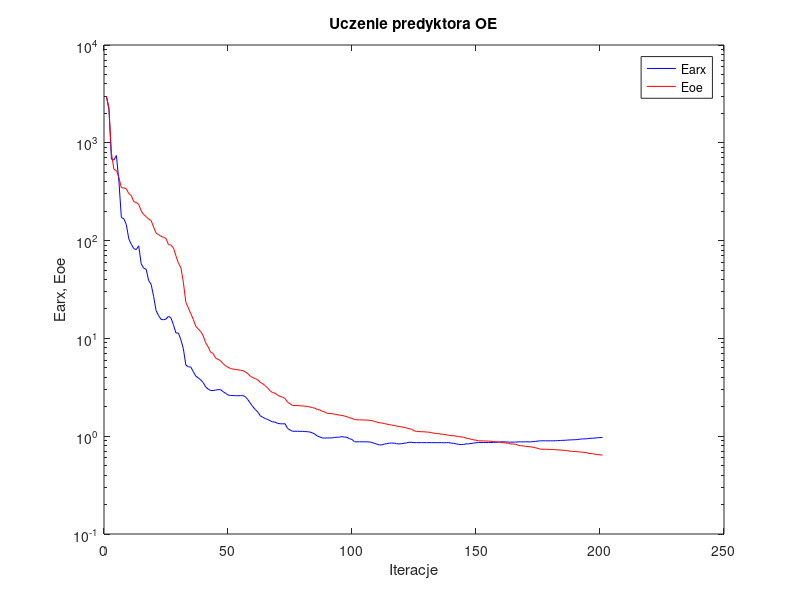
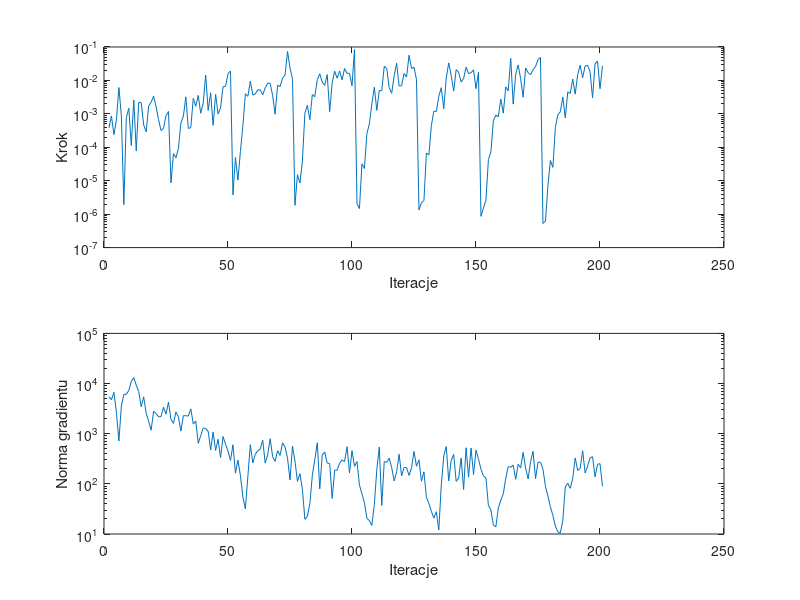

These charts were generated, in order, by the following MATLAB code:
%uczenie predyktora oe
clear all;
n=0; farx(n+1)=2.970311e+003; foe(n+1)=2.993318e+003; wspucz(n+1)=0.000000e+000; ng(n+1)=0.000000e+000;
%odnowa zmiennej metryki
n=1; farx(n+1)=2.183768e+003; foe(n+1)=2.262350e+003; krok(n+1)=3.831728e-004; ng(n+1)=5.475005e+003;
n=2; farx(n+1)=6.811412e+002; foe(n+1)=7.831825e+002; krok(n+1)=8.650734e-004; ng(n+1)=4.752859e+003;
n=3; farx(n+1)=6.682637e+002; foe(n+1)=5.334558e+002; krok(n+1)=2.394535e-004; ng(n+1)=6.681016e+003;
n=4; farx(n+1)=7.414702e+002; foe(n+1)=5.202429e+002; krok(n+1)=6.518159e-004; ng(n+1)=2.672194e+003;
n=5; farx(n+1)=4.078131e+002; foe(n+1)=4.434803e+002; krok(n+1)=6.130766e-003; ng(n+1)=7.178924e+002;
n=6; farx(n+1)=1.721301e+002; foe(n+1)=3.465981e+002; krok(n+1)=8.790130e-004; ng(n+1)=3.575200e+003;
n=7; farx(n+1)=1.676047e+002; foe(n+1)=3.457724e+002; krok(n+1)=1.924645e-006; ng(n+1)=6.097008e+003;
n=8; farx(n+1)=1.456484e+002; foe(n+1)=3.391580e+002; krok(n+1)=7.663457e-004; ng(n+1)=6.109913e+003;
n=9; farx(n+1)=1.042036e+002; foe(n+1)=3.022714e+002; krok(n+1)=1.486486e-003; ng(n+1)=7.283464e+003;
n=10; farx(n+1)=9.166449e+001; foe(n+1)=2.886105e+002; krok(n+1)=1.133097e-004; ng(n+1)=1.103567e+004;
n=11; farx(n+1)=8.282482e+001; foe(n+1)=2.494084e+002; krok(n+1)=2.607264e-003; ng(n+1)=1.318343e+004;
n=12; farx(n+1)=8.089905e+001; foe(n+1)=2.458583e+002; krok(n+1)=7.813213e-005; ng(n+1)=9.291692e+003;
n=13; farx(n+1)=8.837182e+001; foe(n+1)=2.339611e+002; krok(n+1)=2.218843e-003; ng(n+1)=6.922435e+003;
n=14; farx(n+1)=5.781521e+001; foe(n+1)=2.013045e+002; krok(n+1)=2.129131e-003; ng(n+1)=3.457696e+003;
n=15; farx(n+1)=5.219818e+001; foe(n+1)=1.845494e+002; krok(n+1)=4.634049e-004; ng(n+1)=5.419820e+003;
n=16; farx(n+1)=5.099208e+001; foe(n+1)=1.756898e+002; krok(n+1)=2.895734e-004; ng(n+1)=2.565900e+003;
n=17; farx(n+1)=3.908283e+001; foe(n+1)=1.659827e+002; krok(n+1)=1.726346e-003; ng(n+1)=1.772255e+003;
n=18; farx(n+1)=3.575874e+001; foe(n+1)=1.606544e+002; krok(n+1)=2.213894e-003; ng(n+1)=1.174449e+003;
n=19; farx(n+1)=2.692212e+001; foe(n+1)=1.374243e+002; krok(n+1)=3.390416e-003; ng(n+1)=2.795065e+003;
n=20; farx(n+1)=1.925565e+001; foe(n+1)=1.193926e+002; krok(n+1)=1.626565e-003; ng(n+1)=2.524839e+003;
n=21; farx(n+1)=1.711936e+001; foe(n+1)=1.149203e+002; krok(n+1)=6.727176e-004; ng(n+1)=2.160965e+003;
n=22; farx(n+1)=1.565301e+001; foe(n+1)=1.108092e+002; krok(n+1)=3.164277e-004; ng(n+1)=2.196330e+003;
n=23; farx(n+1)=1.550865e+001; foe(n+1)=1.081375e+002; krok(n+1)=3.729504e-004; ng(n+1)=3.372368e+003;
n=24; farx(n+1)=1.576714e+001; foe(n+1)=1.051174e+002; krok(n+1)=8.786586e-004; ng(n+1)=2.470155e+003;
n=25; farx(n+1)=1.683187e+001; foe(n+1)=9.105083e+001; krok(n+1)=1.177085e-003; ng(n+1)=4.254770e+003;
%odnowa zmiennej metryki
n=26; farx(n+1)=1.614543e+001; foe(n+1)=8.989048e+001; krok(n+1)=8.610243e-006; ng(n+1)=1.937507e+003;
n=27; farx(n+1)=1.378156e+001; foe(n+1)=8.423999e+001; krok(n+1)=6.485137e-005; ng(n+1)=1.601320e+003;
n=28; farx(n+1)=1.136923e+001; foe(n+1)=6.993444e+001; krok(n+1)=4.878346e-005; ng(n+1)=2.723290e+003;
n=29; farx(n+1)=1.132759e+001; foe(n+1)=5.875185e+001; krok(n+1)=9.108681e-005; ng(n+1)=2.162159e+003;
n=30; farx(n+1)=9.697388e+000; foe(n+1)=5.288453e+001; krok(n+1)=5.322828e-004; ng(n+1)=1.125983e+003;
n=31; farx(n+1)=7.829735e+000; foe(n+1)=3.750730e+001; krok(n+1)=8.449709e-004; ng(n+1)=2.285061e+003;
n=32; farx(n+1)=5.343415e+000; foe(n+1)=2.334803e+001; krok(n+1)=3.225080e-003; ng(n+1)=2.284773e+003;
n=33; farx(n+1)=5.122406e+000; foe(n+1)=2.053676e+001; krok(n+1)=3.643336e-004; ng(n+1)=2.245908e+003;
n=34; farx(n+1)=5.099675e+000; foe(n+1)=1.790029e+001; krok(n+1)=3.909299e-004; ng(n+1)=3.131992e+003;
n=35; farx(n+1)=4.573317e+000; foe(n+1)=1.568708e+001; krok(n+1)=2.909519e-003; ng(n+1)=1.560209e+003;
n=36; farx(n+1)=4.116557e+000; foe(n+1)=1.329295e+001; krok(n+1)=1.682049e-003; ng(n+1)=1.787447e+003;
n=37; farx(n+1)=3.946048e+000; foe(n+1)=1.245903e+001; krok(n+1)=3.559503e-003; ng(n+1)=6.416482e+002;
n=38; farx(n+1)=3.773263e+000; foe(n+1)=1.176722e+001; krok(n+1)=1.043353e-003; ng(n+1)=9.133417e+002;
n=39; farx(n+1)=3.529606e+000; foe(n+1)=1.061388e+001; krok(n+1)=2.106662e-003; ng(n+1)=1.305652e+003;
n=40; farx(n+1)=3.190887e+000; foe(n+1)=9.009854e+000; krok(n+1)=1.450364e-002; ng(n+1)=1.262999e+003;
n=41; farx(n+1)=3.029132e+000; foe(n+1)=8.192260e+000; krok(n+1)=1.265711e-003; ng(n+1)=1.123770e+003;
n=42; farx(n+1)=2.933592e+000; foe(n+1)=7.213965e+000; krok(n+1)=4.264608e-003; ng(n+1)=4.725516e+002;
n=43; farx(n+1)=2.931237e+000; foe(n+1)=7.032073e+000; krok(n+1)=4.532388e-004; ng(n+1)=1.079822e+003;
n=44; farx(n+1)=2.963175e+000; foe(n+1)=6.268326e+000; krok(n+1)=3.840117e-003; ng(n+1)=4.639881e+002;
n=45; farx(n+1)=2.991059e+000; foe(n+1)=6.114766e+000; krok(n+1)=9.855289e-004; ng(n+1)=7.745388e+002;
n=46; farx(n+1)=2.993777e+000; foe(n+1)=5.910697e+000; krok(n+1)=1.508794e-003; ng(n+1)=3.347107e+002;
n=47; farx(n+1)=2.857672e+000; foe(n+1)=5.546694e+000; krok(n+1)=6.506258e-003; ng(n+1)=8.792549e+002;
n=48; farx(n+1)=2.750406e+000; foe(n+1)=5.240561e+000; krok(n+1)=6.543079e-003; ng(n+1)=6.182498e+002;
n=49; farx(n+1)=2.639444e+000; foe(n+1)=5.078595e+000; krok(n+1)=1.586441e-002; ng(n+1)=4.510644e+002;
n=50; farx(n+1)=2.609183e+000; foe(n+1)=4.909794e+000; krok(n+1)=1.904592e-002; ng(n+1)=2.935690e+002;
%odnowa zmiennej metryki
n=51; farx(n+1)=2.602480e+000; foe(n+1)=4.860594e+000; krok(n+1)=3.766182e-006; ng(n+1)=6.021399e+002;
n=52; farx(n+1)=2.597922e+000; foe(n+1)=4.813872e+000; krok(n+1)=4.963293e-005; ng(n+1)=1.633868e+002;
n=53; farx(n+1)=2.588010e+000; foe(n+1)=4.780473e+000; krok(n+1)=1.039083e-005; ng(n+1)=2.982796e+002;
n=54; farx(n+1)=2.601632e+000; foe(n+1)=4.720692e+000; krok(n+1)=7.473619e-005; ng(n+1)=1.477496e+002;
n=55; farx(n+1)=2.599835e+000; foe(n+1)=4.673756e+000; krok(n+1)=4.379918e-004; ng(n+1)=5.488400e+001;
n=56; farx(n+1)=2.538579e+000; foe(n+1)=4.555672e+000; krok(n+1)=3.996730e-003; ng(n+1)=3.163903e+001;
n=57; farx(n+1)=2.366170e+000; foe(n+1)=4.364878e+000; krok(n+1)=3.334367e-003; ng(n+1)=1.391102e+002;
n=58; farx(n+1)=2.173453e+000; foe(n+1)=4.107054e+000; krok(n+1)=9.542392e-003; ng(n+1)=6.029337e+002;
n=59; farx(n+1)=2.005269e+000; foe(n+1)=3.978290e+000; krok(n+1)=3.625910e-003; ng(n+1)=2.615157e+002;
n=60; farx(n+1)=1.873859e+000; foe(n+1)=3.885097e+000; krok(n+1)=3.941672e-003; ng(n+1)=3.899996e+002;
n=61; farx(n+1)=1.768125e+000; foe(n+1)=3.771688e+000; krok(n+1)=5.200687e-003; ng(n+1)=4.570494e+002;
n=62; farx(n+1)=1.620197e+000; foe(n+1)=3.549975e+000; krok(n+1)=5.241643e-003; ng(n+1)=4.976754e+002;
n=63; farx(n+1)=1.562520e+000; foe(n+1)=3.443595e+000; krok(n+1)=3.715831e-003; ng(n+1)=7.396360e+002;
n=64; farx(n+1)=1.515276e+000; foe(n+1)=3.288861e+000; krok(n+1)=6.035177e-003; ng(n+1)=2.584396e+002;
n=65; farx(n+1)=1.482400e+000; foe(n+1)=3.108231e+000; krok(n+1)=8.300976e-003; ng(n+1)=3.823151e+002;
n=66; farx(n+1)=1.438771e+000; foe(n+1)=2.920548e+000; krok(n+1)=8.161186e-003; ng(n+1)=7.929427e+002;
n=67; farx(n+1)=1.400176e+000; foe(n+1)=2.781345e+000; krok(n+1)=3.544455e-003; ng(n+1)=3.476302e+002;
n=68; farx(n+1)=1.393330e+000; foe(n+1)=2.763633e+000; krok(n+1)=9.726052e-004; ng(n+1)=2.811302e+002;
n=69; farx(n+1)=1.352456e+000; foe(n+1)=2.626799e+000; krok(n+1)=7.191676e-003; ng(n+1)=4.577552e+002;
n=70; farx(n+1)=1.340086e+000; foe(n+1)=2.553311e+000; krok(n+1)=6.544675e-003; ng(n+1)=3.691631e+002;
n=71; farx(n+1)=1.337622e+000; foe(n+1)=2.507653e+000; krok(n+1)=1.183052e-002; ng(n+1)=6.593754e+002;
n=72; farx(n+1)=1.341260e+000; foe(n+1)=2.431488e+000; krok(n+1)=1.432736e-002; ng(n+1)=5.441243e+002;
n=73; farx(n+1)=1.202423e+000; foe(n+1)=2.231528e+000; krok(n+1)=7.317146e-002; ng(n+1)=3.257232e+002;
n=74; farx(n+1)=1.158597e+000; foe(n+1)=2.142849e+000; krok(n+1)=2.386882e-002; ng(n+1)=1.196894e+002;
n=75; farx(n+1)=1.123405e+000; foe(n+1)=2.068515e+000; krok(n+1)=1.121678e-002; ng(n+1)=5.671438e+002;
%odnowa zmiennej metryki
n=76; farx(n+1)=1.123407e+000; foe(n+1)=2.063716e+000; krok(n+1)=1.843876e-006; ng(n+1)=2.847560e+002;
n=77; farx(n+1)=1.122608e+000; foe(n+1)=2.057121e+000; krok(n+1)=1.511881e-005; ng(n+1)=1.118943e+002;
n=78; farx(n+1)=1.120698e+000; foe(n+1)=2.047860e+000; krok(n+1)=8.546025e-006; ng(n+1)=1.599643e+002;
n=79; farx(n+1)=1.121173e+000; foe(n+1)=2.038226e+000; krok(n+1)=3.869949e-005; ng(n+1)=7.758006e+001;
n=80; farx(n+1)=1.114655e+000; foe(n+1)=2.026153e+000; krok(n+1)=1.047905e-003; ng(n+1)=1.964543e+001;
n=81; farx(n+1)=1.112446e+000; foe(n+1)=2.016200e+000; krok(n+1)=1.810600e-003; ng(n+1)=2.265083e+001;
n=82; farx(n+1)=1.103764e+000; foe(n+1)=1.989659e+000; krok(n+1)=6.694872e-004; ng(n+1)=4.014780e+001;
n=83; farx(n+1)=1.083020e+000; foe(n+1)=1.964015e+000; krok(n+1)=3.765398e-003; ng(n+1)=1.476314e+002;
n=84; farx(n+1)=1.048937e+000; foe(n+1)=1.933604e+000; krok(n+1)=3.259300e-003; ng(n+1)=3.036687e+002;
n=85; farx(n+1)=1.005186e+000; foe(n+1)=1.882700e+000; krok(n+1)=1.063635e-002; ng(n+1)=6.607980e+002;
n=86; farx(n+1)=9.816966e-001; foe(n+1)=1.855828e+000; krok(n+1)=1.575380e-002; ng(n+1)=7.946162e+001;
n=87; farx(n+1)=9.621308e-001; foe(n+1)=1.799318e+000; krok(n+1)=8.880083e-003; ng(n+1)=3.779859e+002;
n=88; farx(n+1)=9.547129e-001; foe(n+1)=1.770311e+000; krok(n+1)=7.088910e-003; ng(n+1)=4.312470e+002;
n=89; farx(n+1)=9.605443e-001; foe(n+1)=1.712763e+000; krok(n+1)=1.495979e-002; ng(n+1)=2.589012e+002;
n=90; farx(n+1)=9.597980e-001; foe(n+1)=1.705188e+000; krok(n+1)=1.169862e-003; ng(n+1)=2.549943e+002;
n=91; farx(n+1)=9.614186e-001; foe(n+1)=1.699233e+000; krok(n+1)=8.534063e-003; ng(n+1)=5.124442e+001;
n=92; farx(n+1)=9.709398e-001; foe(n+1)=1.679633e+000; krok(n+1)=1.889482e-002; ng(n+1)=1.870416e+002;
n=93; farx(n+1)=9.764788e-001; foe(n+1)=1.660557e+000; krok(n+1)=1.170476e-002; ng(n+1)=1.868877e+002;
n=94; farx(n+1)=9.787955e-001; foe(n+1)=1.643696e+000; krok(n+1)=1.922414e-002; ng(n+1)=2.584711e+002;
n=95; farx(n+1)=9.901481e-001; foe(n+1)=1.630896e+000; krok(n+1)=1.039581e-002; ng(n+1)=2.999938e+002;
n=96; farx(n+1)=9.789749e-001; foe(n+1)=1.606319e+000; krok(n+1)=2.272397e-002; ng(n+1)=2.770447e+002;
n=97; farx(n+1)=9.742191e-001; foe(n+1)=1.578879e+000; krok(n+1)=1.617035e-002; ng(n+1)=5.516750e+002;
n=98; farx(n+1)=9.418728e-001; foe(n+1)=1.540715e+000; krok(n+1)=1.642672e-002; ng(n+1)=1.652691e+002;
n=99; farx(n+1)=9.273419e-001; foe(n+1)=1.521160e+000; krok(n+1)=6.853004e-003; ng(n+1)=4.596456e+002;
n=100; farx(n+1)=8.766763e-001; foe(n+1)=1.478609e+000; krok(n+1)=8.366204e-002; ng(n+1)=2.233260e+002;
%odnowa zmiennej metryki
n=101; farx(n+1)=8.769683e-001; foe(n+1)=1.470768e+000; krok(n+1)=2.083311e-006; ng(n+1)=2.782571e+002;
n=102; farx(n+1)=8.769902e-001; foe(n+1)=1.470302e+000; krok(n+1)=1.468641e-006; ng(n+1)=9.482191e+001;
n=103; farx(n+1)=8.765316e-001; foe(n+1)=1.466471e+000; krok(n+1)=3.204809e-005; ng(n+1)=6.353678e+001;
n=104; farx(n+1)=8.767757e-001; foe(n+1)=1.464985e+000; krok(n+1)=2.322634e-005; ng(n+1)=4.213614e+001;
n=105; farx(n+1)=8.760365e-001; foe(n+1)=1.461867e+000; krok(n+1)=2.540269e-004; ng(n+1)=2.053825e+001;
n=106; farx(n+1)=8.740437e-001; foe(n+1)=1.454529e+000; krok(n+1)=5.018139e-004; ng(n+1)=1.844570e+001;
n=107; farx(n+1)=8.642810e-001; foe(n+1)=1.444201e+000; krok(n+1)=1.986798e-003; ng(n+1)=1.482097e+001;
n=108; farx(n+1)=8.444892e-001; foe(n+1)=1.417425e+000; krok(n+1)=6.223487e-003; ng(n+1)=3.855618e+001;
n=109; farx(n+1)=8.306153e-001; foe(n+1)=1.395332e+000; krok(n+1)=1.276921e-003; ng(n+1)=1.923679e+002;
n=110; farx(n+1)=8.145425e-001; foe(n+1)=1.371952e+000; krok(n+1)=5.000456e-003; ng(n+1)=5.410313e+002;
n=111; farx(n+1)=8.137117e-001; foe(n+1)=1.366321e+000; krok(n+1)=4.896932e-003; ng(n+1)=3.705646e+001;
n=112; farx(n+1)=8.309925e-001; foe(n+1)=1.346871e+000; krok(n+1)=2.667694e-002; ng(n+1)=2.782726e+002;
n=113; farx(n+1)=8.384300e-001; foe(n+1)=1.330219e+000; krok(n+1)=2.284436e-002; ng(n+1)=2.685108e+002;
n=114; farx(n+1)=8.495380e-001; foe(n+1)=1.312892e+000; krok(n+1)=6.051627e-003; ng(n+1)=3.245718e+002;
n=115; farx(n+1)=8.514729e-001; foe(n+1)=1.300620e+000; krok(n+1)=4.150488e-003; ng(n+1)=2.102970e+002;
n=116; farx(n+1)=8.503397e-001; foe(n+1)=1.287783e+000; krok(n+1)=1.375044e-002; ng(n+1)=1.141404e+002;
n=117; farx(n+1)=8.392262e-001; foe(n+1)=1.270006e+000; krok(n+1)=3.262119e-002; ng(n+1)=1.750393e+002;
n=118; farx(n+1)=8.331789e-001; foe(n+1)=1.258196e+000; krok(n+1)=6.819101e-003; ng(n+1)=3.895111e+002;
n=119; farx(n+1)=8.381249e-001; foe(n+1)=1.246366e+000; krok(n+1)=6.970444e-003; ng(n+1)=1.434653e+002;
n=120; farx(n+1)=8.470429e-001; foe(n+1)=1.227694e+000; krok(n+1)=1.619829e-002; ng(n+1)=2.128143e+002;
n=121; farx(n+1)=8.538863e-001; foe(n+1)=1.216092e+000; krok(n+1)=1.263902e-002; ng(n+1)=2.095331e+002;
n=122; farx(n+1)=8.687728e-001; foe(n+1)=1.192712e+000; krok(n+1)=5.671128e-002; ng(n+1)=1.472525e+002;
n=123; farx(n+1)=8.657493e-001; foe(n+1)=1.180057e+000; krok(n+1)=2.252562e-002; ng(n+1)=2.100770e+002;
n=124; farx(n+1)=8.583048e-001; foe(n+1)=1.136233e+000; krok(n+1)=2.477353e-002; ng(n+1)=4.414029e+002;
n=125; farx(n+1)=8.600218e-001; foe(n+1)=1.119342e+000; krok(n+1)=1.071180e-002; ng(n+1)=2.238078e+002;
%odnowa zmiennej metryki
n=126; farx(n+1)=8.596657e-001; foe(n+1)=1.113328e+000; krok(n+1)=1.336511e-006; ng(n+1)=2.997963e+002;
n=127; farx(n+1)=8.595984e-001; foe(n+1)=1.112336e+000; krok(n+1)=2.207467e-006; ng(n+1)=1.126261e+002;
n=128; farx(n+1)=8.594590e-001; foe(n+1)=1.109474e+000; krok(n+1)=2.541039e-006; ng(n+1)=1.736809e+002;
n=129; farx(n+1)=8.593165e-001; foe(n+1)=1.103231e+000; krok(n+1)=6.738910e-005; ng(n+1)=5.420697e+001;
n=130; farx(n+1)=8.593695e-001; foe(n+1)=1.100171e+000; krok(n+1)=5.883434e-005; ng(n+1)=4.078116e+001;
n=131; farx(n+1)=8.598482e-001; foe(n+1)=1.087681e+000; krok(n+1)=4.494798e-004; ng(n+1)=2.837303e+001;
n=132; farx(n+1)=8.597658e-001; foe(n+1)=1.072788e+000; krok(n+1)=1.197019e-003; ng(n+1)=2.072004e+001;
n=133; farx(n+1)=8.588797e-001; foe(n+1)=1.067419e+000; krok(n+1)=1.188263e-003; ng(n+1)=2.789189e+001;
n=134; farx(n+1)=8.591684e-001; foe(n+1)=1.059949e+000; krok(n+1)=3.334617e-003; ng(n+1)=1.205308e+001;
n=135; farx(n+1)=8.587898e-001; foe(n+1)=1.049627e+000; krok(n+1)=6.081190e-003; ng(n+1)=9.440651e+001;
n=136; farx(n+1)=8.574339e-001; foe(n+1)=1.044586e+000; krok(n+1)=1.420248e-003; ng(n+1)=3.627074e+002;
n=137; farx(n+1)=8.585548e-001; foe(n+1)=1.033998e+000; krok(n+1)=1.183052e-002; ng(n+1)=5.574248e+002;
n=138; farx(n+1)=8.605679e-001; foe(n+1)=1.022439e+000; krok(n+1)=3.346041e-002; ng(n+1)=1.146132e+002;
n=139; farx(n+1)=8.489471e-001; foe(n+1)=1.013379e+000; krok(n+1)=1.396192e-002; ng(n+1)=2.950472e+002;
n=140; farx(n+1)=8.468839e-001; foe(n+1)=1.010093e+000; krok(n+1)=4.800362e-003; ng(n+1)=3.865077e+002;
n=141; farx(n+1)=8.344074e-001; foe(n+1)=1.001655e+000; krok(n+1)=2.107682e-002; ng(n+1)=1.122060e+002;
n=142; farx(n+1)=8.252433e-001; foe(n+1)=9.902461e-001; krok(n+1)=1.750226e-002; ng(n+1)=1.298133e+002;
n=143; farx(n+1)=8.218338e-001; foe(n+1)=9.842190e-001; krok(n+1)=8.929289e-003; ng(n+1)=3.274442e+002;
n=144; farx(n+1)=8.243625e-001; foe(n+1)=9.764944e-001; krok(n+1)=1.142380e-002; ng(n+1)=7.740561e+001;
n=145; farx(n+1)=8.346366e-001; foe(n+1)=9.557790e-001; krok(n+1)=2.490870e-002; ng(n+1)=5.244454e+002;
n=146; farx(n+1)=8.358370e-001; foe(n+1)=9.465654e-001; krok(n+1)=1.600678e-002; ng(n+1)=1.362072e+002;
n=147; farx(n+1)=8.422860e-001; foe(n+1)=9.318518e-001; krok(n+1)=1.693613e-002; ng(n+1)=5.174368e+002;
n=148; farx(n+1)=8.505087e-001; foe(n+1)=9.183673e-001; krok(n+1)=2.074719e-002; ng(n+1)=1.538225e+002;
n=149; farx(n+1)=8.570420e-001; foe(n+1)=9.110693e-001; krok(n+1)=5.680993e-003; ng(n+1)=4.690719e+002;
n=150; farx(n+1)=8.614832e-001; foe(n+1)=8.970593e-001; krok(n+1)=1.779884e-002; ng(n+1)=3.099600e+002;
%odnowa zmiennej metryki
n=151; farx(n+1)=8.615066e-001; foe(n+1)=8.958610e-001; krok(n+1)=8.583493e-007; ng(n+1)=1.973908e+002;
n=152; farx(n+1)=8.615046e-001; foe(n+1)=8.945272e-001; krok(n+1)=1.550654e-006; ng(n+1)=1.443158e+002;
n=153; farx(n+1)=8.614258e-001; foe(n+1)=8.926690e-001; krok(n+1)=2.600944e-006; ng(n+1)=1.304409e+002;
n=154; farx(n+1)=8.615955e-001; foe(n+1)=8.909217e-001; krok(n+1)=4.279756e-005; ng(n+1)=3.731047e+001;
n=155; farx(n+1)=8.619981e-001; foe(n+1)=8.889728e-001; krok(n+1)=7.287990e-005; ng(n+1)=3.011101e+001;
n=156; farx(n+1)=8.646723e-001; foe(n+1)=8.818453e-001; krok(n+1)=6.218716e-004; ng(n+1)=1.509049e+001;
n=157; farx(n+1)=8.668167e-001; foe(n+1)=8.766429e-001; krok(n+1)=9.208067e-004; ng(n+1)=1.388228e+001;
n=158; farx(n+1)=8.683051e-001; foe(n+1)=8.737561e-001; krok(n+1)=8.145474e-004; ng(n+1)=3.302399e+001;
n=159; farx(n+1)=8.746168e-001; foe(n+1)=8.638722e-001; krok(n+1)=2.778799e-003; ng(n+1)=4.733332e+001;
n=160; farx(n+1)=8.770788e-001; foe(n+1)=8.587925e-001; krok(n+1)=1.043353e-003; ng(n+1)=6.320556e+001;
n=161; farx(n+1)=8.739203e-001; foe(n+1)=8.516633e-001; krok(n+1)=6.390530e-003; ng(n+1)=1.292945e+002;
n=162; farx(n+1)=8.710537e-001; foe(n+1)=8.482232e-001; krok(n+1)=4.889122e-003; ng(n+1)=2.201806e+002;
n=163; farx(n+1)=8.694891e-001; foe(n+1)=8.331547e-001; krok(n+1)=4.568872e-002; ng(n+1)=2.141168e+002;
n=164; farx(n+1)=8.697611e-001; foe(n+1)=8.317311e-001; krok(n+1)=1.956001e-003; ng(n+1)=2.375876e+002;
n=165; farx(n+1)=8.714639e-001; foe(n+1)=8.270972e-001; krok(n+1)=1.518330e-002; ng(n+1)=1.231543e+002;
n=166; farx(n+1)=8.759475e-001; foe(n+1)=8.071236e-001; krok(n+1)=2.900728e-002; ng(n+1)=2.458081e+002;
n=167; farx(n+1)=8.749645e-001; foe(n+1)=7.999993e-001; krok(n+1)=1.136199e-002; ng(n+1)=2.080732e+002;
n=168; farx(n+1)=8.746861e-001; foe(n+1)=7.966413e-001; krok(n+1)=3.140700e-003; ng(n+1)=4.229505e+002;
n=169; farx(n+1)=8.766928e-001; foe(n+1)=7.886094e-001; krok(n+1)=2.351765e-002; ng(n+1)=2.074094e+002;
n=170; farx(n+1)=8.760973e-001; foe(n+1)=7.838802e-001; krok(n+1)=1.711633e-002; ng(n+1)=1.253453e+002;
n=171; farx(n+1)=8.750018e-001; foe(n+1)=7.790165e-001; krok(n+1)=1.495979e-002; ng(n+1)=2.785372e+002;
n=172; farx(n+1)=8.795761e-001; foe(n+1)=7.708953e-001; krok(n+1)=2.080702e-002; ng(n+1)=4.447131e+002;
n=173; farx(n+1)=8.864563e-001; foe(n+1)=7.619175e-001; krok(n+1)=2.590317e-002; ng(n+1)=1.275228e+002;
n=174; farx(n+1)=8.922721e-001; foe(n+1)=7.493932e-001; krok(n+1)=4.171530e-002; ng(n+1)=2.696987e+002;
n=175; farx(n+1)=8.970808e-001; foe(n+1)=7.358458e-001; krok(n+1)=4.879939e-002; ng(n+1)=2.704752e+002;
%odnowa zmiennej metryki
n=176; farx(n+1)=8.970933e-001; foe(n+1)=7.351420e-001; krok(n+1)=5.269870e-007; ng(n+1)=1.947115e+002;
n=177; farx(n+1)=8.970966e-001; foe(n+1)=7.349369e-001; krok(n+1)=6.147651e-007; ng(n+1)=8.979111e+001;
n=178; farx(n+1)=8.970968e-001; foe(n+1)=7.340253e-001; krok(n+1)=7.172631e-006; ng(n+1)=5.679698e+001;
n=179; farx(n+1)=8.971961e-001; foe(n+1)=7.314037e-001; krok(n+1)=4.041022e-005; ng(n+1)=3.463667e+001;
n=180; farx(n+1)=8.972394e-001; foe(n+1)=7.309300e-001; krok(n+1)=2.508858e-005; ng(n+1)=2.347366e+001;
n=181; farx(n+1)=8.982331e-001; foe(n+1)=7.286156e-001; krok(n+1)=3.933588e-004; ng(n+1)=1.436989e+001;
n=182; farx(n+1)=9.005694e-001; foe(n+1)=7.251718e-001; krok(n+1)=9.458427e-004; ng(n+1)=1.104938e+001;
n=183; farx(n+1)=9.035789e-001; foe(n+1)=7.219075e-001; krok(n+1)=1.150185e-003; ng(n+1)=1.049824e+001;
n=184; farx(n+1)=9.076253e-001; foe(n+1)=7.177257e-001; krok(n+1)=3.200455e-003; ng(n+1)=1.840333e+001;
n=185; farx(n+1)=9.085779e-001; foe(n+1)=7.163651e-001; krok(n+1)=7.528887e-004; ng(n+1)=8.707569e+001;
n=186; farx(n+1)=9.138283e-001; foe(n+1)=7.085411e-001; krok(n+1)=4.576361e-003; ng(n+1)=1.029954e+002;
n=187; farx(n+1)=9.168425e-001; foe(n+1)=7.019003e-001; krok(n+1)=4.049572e-003; ng(n+1)=8.148001e+001;
n=188; farx(n+1)=9.187751e-001; foe(n+1)=6.994324e-001; krok(n+1)=1.095618e-002; ng(n+1)=1.284645e+002;
n=189; farx(n+1)=9.205598e-001; foe(n+1)=6.970526e-001; krok(n+1)=3.891067e-003; ng(n+1)=3.291093e+002;
n=190; farx(n+1)=9.243777e-001; foe(n+1)=6.942030e-001; krok(n+1)=1.486332e-002; ng(n+1)=1.855188e+002;
n=191; farx(n+1)=9.339091e-001; foe(n+1)=6.894148e-001; krok(n+1)=2.847603e-002; ng(n+1)=2.042738e+002;
n=192; farx(n+1)=9.380242e-001; foe(n+1)=6.858229e-001; krok(n+1)=1.205272e-002; ng(n+1)=4.584639e+002;
n=193; farx(n+1)=9.392114e-001; foe(n+1)=6.818843e-001; krok(n+1)=2.710756e-002; ng(n+1)=1.642187e+002;
n=194; farx(n+1)=9.436834e-001; foe(n+1)=6.745103e-001; krok(n+1)=2.835564e-002; ng(n+1)=2.275970e+002;
n=195; farx(n+1)=9.521459e-001; foe(n+1)=6.637818e-001; krok(n+1)=1.791379e-002; ng(n+1)=3.272005e+002;
n=196; farx(n+1)=9.532160e-001; foe(n+1)=6.626300e-001; krok(n+1)=2.999882e-003; ng(n+1)=3.486273e+002;
n=197; farx(n+1)=9.580607e-001; foe(n+1)=6.548990e-001; krok(n+1)=3.081734e-002; ng(n+1)=1.377929e+002;
n=198; farx(n+1)=9.648306e-001; foe(n+1)=6.478147e-001; krok(n+1)=3.805310e-002; ng(n+1)=2.445343e+002;
n=199; farx(n+1)=9.671274e-001; foe(n+1)=6.454664e-001; krok(n+1)=5.608389e-003; ng(n+1)=2.533283e+002;
n=200; farx(n+1)=9.725659e-001; foe(n+1)=6.399406e-001; krok(n+1)=2.735309e-002; ng(n+1)=8.939031e+001;

figure; semilogy(farx,'b'); hold on; semilogy(foe,'r'); xlabel('Iteracje'); ylabel('Earx, Eoe'); legend('Earx','Eoe'); title('Uczenie predyktora OE');
figure; subplot(2,1,1); semilogy(krok); xlabel('Iteracje'); ylabel('Krok');
subplot(2,1,2); semilogy(ng); xlabel('Iteracje'); ylabel('Norma gradientu');
Earx=farx(n+1)
Eoe=foe(n+1)
